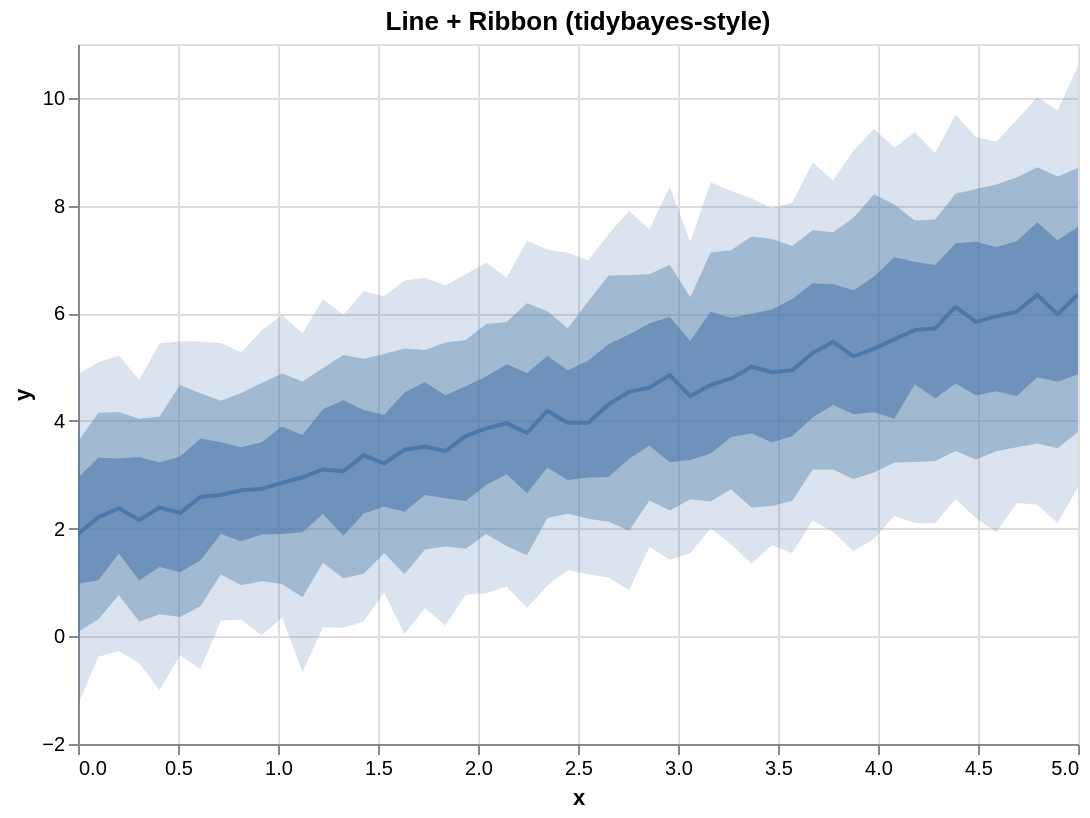

Here is the Vega-Lite specification saved for this chart:
### Vega-Lite specification from a JSON file in a GitHub repository (floating-point values rounded to 4 significant figures)
{"$schema": "https://vega.github.io/schema/vega-lite/v5.json", "config": {"axis": {"labelLimit": 0}, "header": {"labelLimit": 0}, "legend": {"labelLimit": 0}}, "data": {"values": [{"__median__": 4.542, "hi_0_5_": 5.606, "hi_0_8_": 6.708, "hi_0_95_": 7.904, "lo_0_5_": 3.296, "lo_0_8_": 1.96, "lo_0_95_": 0.857, "x": 2.755}, {"__median__": 3.098, "hi_0_5_": 4.215, "hi_0_8_": 4.977, "hi_0_95_": 6.26, "lo_0_5_": 2.272, "lo_0_8_": 1.366, "lo_0_95_": 0.1705, "x": 1.224}, {"__median__": 4.784, "hi_0_5_": 5.915, "hi_0_8_": 7.17, "hi_0_95_": 8.272, "lo_0_5_": 3.701, "lo_0_8_": 2.733, "lo_0_95_": 1.698, "x": 3.265}, {"__median__": 5.467, "hi_0_5_": 6.54, "hi_0_8_": 7.503, "hi_0_95_": 8.464, "lo_0_5_": 4.294, "lo_0_8_": 3.096, "lo_0_95_": 1.939, "x": 3.776}, {"__median__": 5.841, "hi_0_5_": 7.327, "hi_0_8_": 8.308, "hi_0_95_": 9.27, "lo_0_5_": 4.473, "lo_0_8_": 3.283, "lo_0_95_": 2.192, "x": 4.49}, {"__median__": 2.212, "hi_0_5_": 3.315, "hi_0_8_": 4.15, "hi_0_95_": 5.091, "lo_0_5_": 1.042, "lo_0_8_": 0.3155, "lo_0_95_": -0.3777, "x": 0.102}, {"__median__": 5.514, "hi_0_5_": 7.04, "hi_0_8_": 8.02, "hi_0_95_": 9.073, "lo_0_5_": 4.041, "lo_0_8_": 3.227, "lo_0_95_": 2.241, "x": 4.082}, {"__median__": 2.163, "hi_0_5_": 3.332, "hi_0_8_": 4.042, "hi_0_95_": 4.766, "lo_0_5_": 1.04, "lo_0_8_": 0.2684, "lo_0_95_": -0.4969, "x": 0.3061}, {"__median__": 6.34, "hi_0_5_": 7.689, "hi_0_8_": 8.711, "hi_0_95_": 10.02, "lo_0_5_": 4.81, "lo_0_8_": 3.581, "lo_0_95_": 2.446, "x": 4.796}, {"__median__": 4.184, "hi_0_5_": 5.205, "hi_0_8_": 6.036, "hi_0_95_": 7.185, "lo_0_5_": 3.135, "lo_0_8_": 2.197, "lo_0_95_": 0.9387, "x": 2.347}, {"__median__": 2.378, "hi_0_5_": 3.304, "hi_0_8_": 4.164, "hi_0_95_": 5.218, "lo_0_5_": 1.54, "lo_0_8_": 0.766, "lo_0_95_": -0.276, "x": 0.2041}, {"__median__": 4.669, "hi_0_5_": 6.028, "hi_0_8_": 7.127, "hi_0_95_": 8.433, "lo_0_5_": 3.395, "lo_0_8_": 2.502, "lo_0_95_": 2.013, "x": 3.163}, {"__median__": 5.688, "hi_0_5_": 6.958, "hi_0_8_": 7.72, "hi_0_95_": 9.36, "lo_0_5_": 4.681, "lo_0_8_": 3.237, "lo_0_95_": 2.103, "x": 4.184}, {"__median__": 3.779, "hi_0_5_": 4.891, "hi_0_8_": 6.187, "hi_0_95_": 7.346, "lo_0_5_": 2.657, "lo_0_8_": 1.507, "lo_0_95_": 0.5263, "x": 2.245}, {"__median__": 3.967, "hi_0_5_": 5.117, "hi_0_8_": 6.221, "hi_0_95_": 6.98, "lo_0_5_": 2.947, "lo_0_8_": 2.184, "lo_0_95_": 1.153, "x": 2.551}, {"__median__": 2.848, "hi_0_5_": 3.896, "hi_0_8_": 4.88, "hi_0_95_": 5.967, "lo_0_5_": 1.898, "lo_0_8_": 0.9702, "lo_0_95_": 0.3541, "x": 1.02}, {"__median__": 4.94, "hi_0_5_": 6.262, "hi_0_8_": 7.246, "hi_0_95_": 8.057, "lo_0_5_": 3.722, "lo_0_8_": 2.516, "lo_0_95_": 1.544, "x": 3.571}, {"__median__": 5.34, "hi_0_5_": 6.679, "hi_0_8_": 8.208, "hi_0_95_": 9.425, "lo_0_5_": 4.16, "lo_0_8_": 3.041, "lo_0_95_": 1.806, "x": 3.98}, {"__median__": 2.625, "hi_0_5_": 3.605, "hi_0_8_": 4.375, "hi_0_95_": 5.447, "lo_0_5_": 1.901, "lo_0_8_": 1.147, "lo_0_95_": 0.2907, "x": 0.7143}, {"__median__": 5.719, "hi_0_5_": 6.898, "hi_0_8_": 7.739, "hi_0_95_": 8.977, "lo_0_5_": 4.418, "lo_0_8_": 3.256, "lo_0_95_": 2.102, "x": 4.286}, {"__median__": 2.711, "hi_0_5_": 3.512, "hi_0_8_": 4.52, "hi_0_95_": 5.277, "lo_0_5_": 1.766, "lo_0_8_": 0.9465, "lo_0_95_": 0.3103, "x": 0.8163}, {"__median__": 4.306, "hi_0_5_": 5.43, "hi_0_8_": 6.701, "hi_0_95_": 7.472, "lo_0_5_": 2.96, "lo_0_8_": 2.126, "lo_0_95_": 1.093, "x": 2.653}, {"__median__": 5.98, "hi_0_5_": 7.358, "hi_0_8_": 8.54, "hi_0_95_": 9.762, "lo_0_5_": 4.726, "lo_0_8_": 3.491, "lo_0_95_": 2.101, "x": 4.898}, {"__median__": 4.619, "hi_0_5_": 5.815, "hi_0_8_": 6.725, "hi_0_95_": 7.556, "lo_0_5_": 3.539, "lo_0_8_": 2.522, "lo_0_95_": 1.659, "x": 2.857}, {"__median__": 3.438, "hi_0_5_": 4.475, "hi_0_8_": 5.458, "hi_0_95_": 6.513, "lo_0_5_": 2.564, "lo_0_8_": 1.667, "lo_0_95_": 0.2018, "x": 1.837}, {"__median__": 5.264, "hi_0_5_": 6.556, "hi_0_8_": 7.539, "hi_0_95_": 8.801, "lo_0_5_": 4.062, "lo_0_8_": 3.1, "lo_0_95_": 2.15, "x": 3.673}, {"__median__": 3.957, "hi_0_5_": 5.052, "hi_0_8_": 5.836, "hi_0_95_": 6.661, "lo_0_5_": 3.01, "lo_0_8_": 1.677, "lo_0_95_": 0.9266, "x": 2.143}, {"__median__": 6.03, "hi_0_5_": 7.338, "hi_0_8_": 8.52, "hi_0_95_": 9.595, "lo_0_5_": 4.461, "lo_0_8_": 3.512, "lo_0_95_": 2.476, "x": 4.694}, {"__median__": 3.065, "hi_0_5_": 4.386, "hi_0_8_": 5.226, "hi_0_95_": 5.978, "lo_0_5_": 1.865, "lo_0_8_": 1.077, "lo_0_95_": 0.1581, "x": 1.327}, {"__median__": 2.29, "hi_0_5_": 3.338, "hi_0_8_": 4.667, "hi_0_95_": 5.481, "lo_0_5_": 1.19, "lo_0_8_": 0.3601, "lo_0_95_": -0.3534, "x": 0.5102}, {"__median__": 3.967, "hi_0_5_": 4.942, "hi_0_8_": 5.722, "hi_0_95_": 7.124, "lo_0_5_": 2.905, "lo_0_8_": 2.278, "lo_0_95_": 1.232, "x": 2.449}, {"__median__": 4.458, "hi_0_5_": 5.486, "hi_0_8_": 6.298, "hi_0_95_": 7.326, "lo_0_5_": 3.277, "lo_0_8_": 2.543, "lo_0_95_": 1.544, "x": 3.061}, {"__median__": 6.348, "hi_0_5_": 7.606, "hi_0_8_": 8.699, "hi_0_95_": 10.61, "lo_0_5_": 4.867, "lo_0_8_": 3.793, "lo_0_95_": 2.771, "x": 5.0}, {"__median__": 5.942, "hi_0_5_": 7.232, "hi_0_8_": 8.39, "hi_0_95_": 9.188, "lo_0_5_": 4.55, "lo_0_8_": 3.435, "lo_0_95_": 1.932, "x": 4.592}, {"__median__": 2.589, "hi_0_5_": 3.675, "hi_0_8_": 4.512, "hi_0_95_": 5.474, "lo_0_5_": 1.411, "lo_0_8_": 0.5578, "lo_0_95_": -0.6095, "x": 0.6122}, {"__median__": 3.72, "hi_0_5_": 4.644, "hi_0_8_": 5.504, "hi_0_95_": 6.725, "lo_0_5_": 2.515, "lo_0_8_": 1.626, "lo_0_95_": 0.7699, "x": 1.939}, {"__median__": 3.211, "hi_0_5_": 4.116, "hi_0_8_": 5.242, "hi_0_95_": 6.317, "lo_0_5_": 2.407, "lo_0_8_": 1.545, "lo_0_95_": 0.8093, "x": 1.531}, {"__median__": 5.199, "hi_0_5_": 6.428, "hi_0_8_": 7.773, "hi_0_95_": 9.023, "lo_0_5_": 4.126, "lo_0_8_": 2.922, "lo_0_95_": 1.585, "x": 3.878}, {"__median__": 3.86, "hi_0_5_": 4.824, "hi_0_8_": 5.802, "hi_0_95_": 6.94, "lo_0_5_": 2.809, "lo_0_8_": 1.902, "lo_0_95_": 0.8007, "x": 2.041}, {"__median__": 3.36, "hi_0_5_": 4.202, "hi_0_8_": 5.152, "hi_0_95_": 6.411, "lo_0_5_": 2.283, "lo_0_8_": 1.162, "lo_0_95_": 0.2773, "x": 1.429}, {"__median__": 2.392, "hi_0_5_": 3.229, "hi_0_8_": 4.084, "hi_0_95_": 5.443, "lo_0_5_": 1.289, "lo_0_8_": 0.4116, "lo_0_95_": -0.9989, "x": 0.4082}, {"__median__": 5.008, "hi_0_5_": 5.99, "hi_0_8_": 7.423, "hi_0_95_": 8.132, "lo_0_5_": 3.773, "lo_0_8_": 2.394, "lo_0_95_": 1.353, "x": 3.367}, {"__median__": 1.9, "hi_0_5_": 2.946, "hi_0_8_": 3.612, "hi_0_95_": 4.868, "lo_0_5_": 0.9775, "lo_0_8_": 0.08058, "lo_0_95_": -1.271, "x": 0.0}, {"__median__": 6.119, "hi_0_5_": 7.298, "hi_0_8_": 8.217, "hi_0_95_": 9.689, "lo_0_5_": 4.695, "lo_0_8_": 3.442, "lo_0_95_": 2.552, "x": 4.388}, {"__median__": 2.738, "hi_0_5_": 3.605, "hi_0_8_": 4.704, "hi_0_95_": 5.683, "lo_0_5_": 1.888, "lo_0_8_": 1.024, "lo_0_95_": 0.01586, "x": 0.9184}, {"__median__": 3.524, "hi_0_5_": 4.722, "hi_0_8_": 5.315, "hi_0_95_": 6.657, "lo_0_5_": 2.626, "lo_0_8_": 1.614, "lo_0_95_": 0.5271, "x": 1.735}, {"__median__": 4.851, "hi_0_5_": 5.93, "hi_0_8_": 6.901, "hi_0_95_": 8.359, "lo_0_5_": 3.233, "lo_0_8_": 2.336, "lo_0_95_": 1.422, "x": 2.959}, {"__median__": 3.466, "hi_0_5_": 4.529, "hi_0_8_": 5.344, "hi_0_95_": 6.61, "lo_0_5_": 2.312, "lo_0_8_": 1.154, "lo_0_95_": 0.03722, "x": 1.633}, {"__median__": 4.903, "hi_0_5_": 6.067, "hi_0_8_": 7.378, "hi_0_95_": 7.951, "lo_0_5_": 3.597, "lo_0_8_": 2.42, "lo_0_95_": 1.692, "x": 3.469}, {"__median__": 2.953, "hi_0_5_": 3.736, "hi_0_8_": 4.734, "hi_0_95_": 5.625, "lo_0_5_": 1.931, "lo_0_8_": 0.7254, "lo_0_95_": -0.6671, "x": 1.122}]}, "height": 350, "layer": [{"_lr_layer": true, "encoding": {"tooltip": [{"field": "x", "title": "x", "type": "quantitative"}, {"field": "__median__", "title": "median", "type": "quantitative"}, {"field": "lo_0_95_", "title": "95% lo", "type": "quantitative"}, {"field": "hi_0_95_", "title": "95% hi", "type": "quantitative"}], "x": {"field": "x", "scale": {"zero": false}, "type": "quantitative"}, "y": {"field": "lo_0_95_", "scale": {"zero": false}, "title": "y", "type": "quantitative"}, "y2": {"field": "hi_0_95_"}}, "mark": {"line": false, "opacity": 0.2, "type": "area"}, "params": [{"bind": "scales", "name": "grid", "select": {"encodings": ["x", "y"], "type": "interval"}}]}, {"_lr_layer": true, "encoding": {"tooltip": [{"field": "x", "title": "x", "type": "quantitative"}, {"field": "__median__", "title": "median", "type": "quantitative"}, {"field": "lo_0_95_", "title": "95% lo", "type": "quantitative"}, {"field": "hi_0_95_", "title": "95% hi", "type": "quantitative"}], "x": {"field": "x", "scale": {"zero": false}, "type": "quantitative"}, "y": {"field": "lo_0_8_", "scale": {"zero": false}, "title": "y", "type": "quantitative"}, "y2": {"field": "hi_0_8_"}}, "mark": {"line": false, "opacity": 0.4, "type": "area"}}, {"_lr_layer": true, "encoding": {"tooltip": [{"field": "x", "title": "x", "type": "quantitative"}, {"field": "__median__", "title": "median", "type": "quantitative"}, {"field": "lo_0_95_", "title": "95% lo", "type": "quantitative"}, {"field": "hi_0_95_", "title": "95% hi", "type": "quantitative"}], "x": {"field": "x", "scale": {"zero": false}, "type": "quantitative"}, "y": {"field": "lo_0_5_", "scale": {"zero": false}, "title": "y", "type": "quantitative"}, "y2": {"field": "hi_0_5_"}}, "mark": {"line": false, "opacity": 0.6, "type": "area"}}, {"_lr_layer": true, "encoding": {"tooltip": [{"field": "x", "title": "x", "type": "quantitative"}, {"field": "__median__", "title": "median", "type": "quantitative"}, {"field": "lo_0_95_", "title": "95% lo", "type": "quantitative"}, {"field": "hi_0_95_", "title": "95% hi", "type": "quantitative"}], "x": {"field": "x", "scale": {"zero": false}, "type": "quantitative"}, "y": {"field": "__median__", "scale": {"zero": false}, "title": "y", "type": "quantitative"}}, "mark": {"strokeWidth": 2, "type": "line"}}], "title": "Line + Ribbon (tidybayes-style)", "width": 500}
